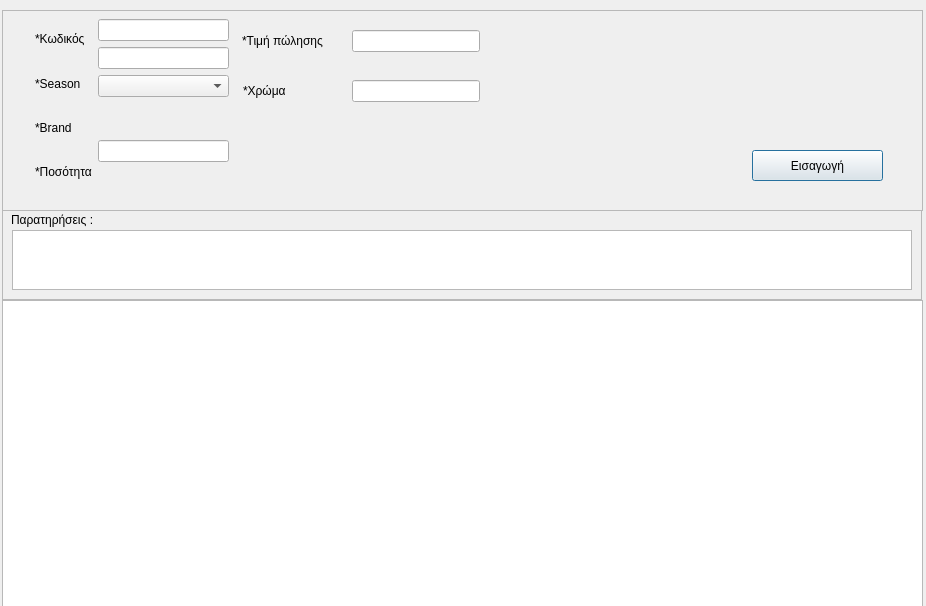
<?xml version="1.0" encoding="UTF-8"?>
<ui version="4.0">
 <class>Dialog</class>
 <widget class="QDialog" name="Dialog">
  <property name="geometry">
   <rect>
    <x>0</x>
    <y>0</y>
    <width>926</width>
    <height>606</height>
   </rect>
  </property>
  <property name="windowTitle">
   <string>Dialog</string>
  </property>
  <widget class="QTableView" name="del_tableView">
   <property name="geometry">
    <rect>
     <x>2</x>
     <y>300</y>
     <width>921</width>
     <height>311</height>
    </rect>
   </property>
   <property name="sizePolicy">
    <sizepolicy hsizetype="Fixed" vsizetype="Fixed">
     <horstretch>0</horstretch>
     <verstretch>0</verstretch>
    </sizepolicy>
   </property>
  </widget>
  <widget class="QFrame" name="frame_2">
   <property name="geometry">
    <rect>
     <x>2</x>
     <y>210</y>
     <width>920</width>
     <height>90</height>
    </rect>
   </property>
   <property name="sizePolicy">
    <sizepolicy hsizetype="Fixed" vsizetype="Fixed">
     <horstretch>0</horstretch>
     <verstretch>0</verstretch>
    </sizepolicy>
   </property>
   <property name="frameShape">
    <enum>QFrame::Shape::StyledPanel</enum>
   </property>
   <property name="frameShadow">
    <enum>QFrame::Shadow::Raised</enum>
   </property>
   <widget class="QLabel" name="label_13">
    <property name="geometry">
     <rect>
      <x>9</x>
      <y>2</y>
      <width>121</width>
      <height>16</height>
     </rect>
    </property>
    <property name="text">
     <string>Παρατηρήσεις :</string>
    </property>
   </widget>
   <widget class="QPlainTextEdit" name="del_description_plainTextEdit">
    <property name="geometry">
     <rect>
      <x>10</x>
      <y>20</y>
      <width>900</width>
      <height>60</height>
     </rect>
    </property>
   </widget>
  </widget>
  <widget class="QFrame" name="frame">
   <property name="geometry">
    <rect>
     <x>2</x>
     <y>10</y>
     <width>921</width>
     <height>201</height>
    </rect>
   </property>
   <property name="sizePolicy">
    <sizepolicy hsizetype="Fixed" vsizetype="Fixed">
     <horstretch>0</horstretch>
     <verstretch>0</verstretch>
    </sizepolicy>
   </property>
   <property name="styleSheet">
    <string notr="true"/>
   </property>
   <property name="frameShape">
    <enum>QFrame::Shape::StyledPanel</enum>
   </property>
   <property name="frameShadow">
    <enum>QFrame::Shadow::Raised</enum>
   </property>
   <widget class="QWidget" name="layoutWidget_4">
    <property name="geometry">
     <rect>
      <x>33</x>
      <y>10</y>
      <width>63</width>
      <height>171</height>
     </rect>
    </property>
    <layout class="QVBoxLayout" name="verticalLayout">
     <item>
      <widget class="QLabel" name="label_4">
       <property name="text">
        <string>*Κωδικός</string>
       </property>
      </widget>
     </item>
     <item>
      <widget class="QLabel" name="label_10">
       <property name="enabled">
        <bool>true</bool>
       </property>
       <property name="text">
        <string>*Season</string>
       </property>
      </widget>
     </item>
     <item>
      <widget class="QLabel" name="label">
       <property name="text">
        <string>*Brand</string>
       </property>
      </widget>
     </item>
     <item>
      <widget class="QLabel" name="label_9">
       <property name="text">
        <string>*Ποσότητα</string>
       </property>
      </widget>
     </item>
    </layout>
   </widget>
   <widget class="QWidget" name="layoutWidget_5">
    <property name="geometry">
     <rect>
      <x>96</x>
      <y>9</y>
      <width>131</width>
      <height>181</height>
     </rect>
    </property>
    <layout class="QVBoxLayout" name="verticalLayout_6">
     <item>
      <widget class="QLineEdit" name="del_productcode_lineEdit"/>
     </item>
     <item>
      <widget class="QLineEdit" name="del_season_lineEdit"/>
     </item>
     <item>
      <widget class="QComboBox" name="del_brand_comboBox">
       <item>
        <property name="text">
         <string/>
        </property>
       </item>
       <item>
        <property name="text">
         <string>Canguro</string>
        </property>
       </item>
       <item>
        <property name="text">
         <string>Flivver</string>
        </property>
       </item>
       <item>
        <property name="text">
         <string>Marina Militare</string>
        </property>
       </item>
      </widget>
     </item>
     <item alignment="Qt::AlignmentFlag::AlignVCenter">
      <widget class="QLineEdit" name="del_quantity_lineEdit"/>
     </item>
    </layout>
   </widget>
   <widget class="QPushButton" name="del_add_pushButton">
    <property name="geometry">
     <rect>
      <x>750</x>
      <y>140</y>
      <width>131</width>
      <height>31</height>
     </rect>
    </property>
    <property name="text">
     <string>Εισαγωγή</string>
    </property>
   </widget>
   <widget class="QLineEdit" name="del_sale_price_lineEdit">
    <property name="geometry">
     <rect>
      <x>350</x>
      <y>20</y>
      <width>128</width>
      <height>22</height>
     </rect>
    </property>
   </widget>
   <widget class="QLineEdit" name="del_color_lineEdit">
    <property name="geometry">
     <rect>
      <x>350</x>
      <y>70</y>
      <width>128</width>
      <height>22</height>
     </rect>
    </property>
   </widget>
   <widget class="QLabel" name="label_2">
    <property name="geometry">
     <rect>
      <x>240</x>
      <y>70</y>
      <width>83</width>
      <height>21</height>
     </rect>
    </property>
    <property name="sizePolicy">
     <sizepolicy hsizetype="Preferred" vsizetype="Preferred">
      <horstretch>0</horstretch>
      <verstretch>0</verstretch>
     </sizepolicy>
    </property>
    <property name="minimumSize">
     <size>
      <width>83</width>
      <height>21</height>
     </size>
    </property>
    <property name="cursor">
     <cursorShape>ArrowCursor</cursorShape>
    </property>
    <property name="lineWidth">
     <number>1</number>
    </property>
    <property name="midLineWidth">
     <number>0</number>
    </property>
    <property name="text">
     <string>*Χρώμα</string>
    </property>
    <property name="margin">
     <number>-1</number>
    </property>
    <property name="indent">
     <number>1</number>
    </property>
   </widget>
   <widget class="QLabel" name="label_3">
    <property name="geometry">
     <rect>
      <x>240</x>
      <y>20</y>
      <width>83</width>
      <height>21</height>
     </rect>
    </property>
    <property name="minimumSize">
     <size>
      <width>83</width>
      <height>21</height>
     </size>
    </property>
    <property name="text">
     <string>*Τιμή πώλησης</string>
    </property>
   </widget>
  </widget>
 </widget>
 <resources/>
 <connections/>
</ui>
